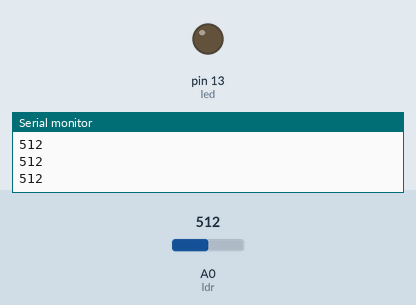
Simulated run of this sketch. Board: Arduino Uno, built with avr-gcc and run on an emulated ATmega328P. Parts: output pins drawn as LEDs (lit = HIGH), the last lines printed to the serial monitor. The inputs (shaded band) are chosen by the test bench; at power-on: A0 (ldr) = 512.

Above: at 1.3 s.
1.4 s: A0 (ldr) set to 482
At 2.7 s:
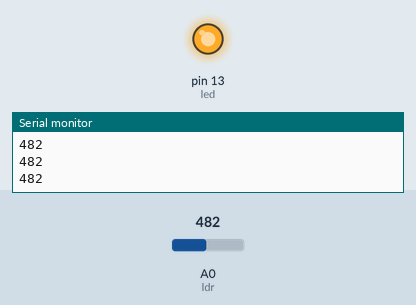
3.0 s: A0 (ldr) set to 510
At 3.9 s:
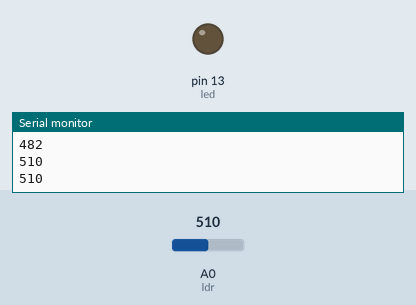
4.5 s: A0 (ldr) set to 490
At 5.1 s:
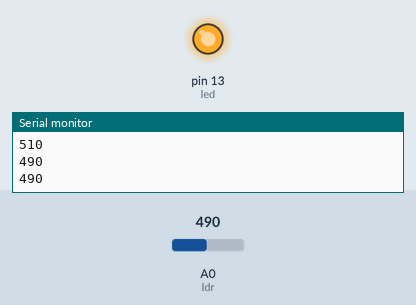
Timing chart, 0 to 7.5 s (numbered marks = the images above; inputs shaded):
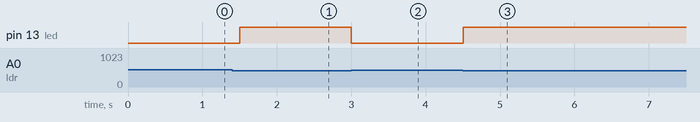

The sketch:

Arduino_Code.ino
```cpp
// Smart Lighting System using Arduino and LDR
// Embedded Systems & IoT Mini Project

// Variable declarations

int ldr = A0;      // LDR sensor connected to analog pin A0
int led = 13;      // LED connected to digital pin 13
int value = 0;     // Variable to store sensor values

// Setup function runs only once

void setup() {

  // Set LED pin as OUTPUT
  pinMode(led, OUTPUT);

  // Start serial communication
  // Used to display sensor readings
  Serial.begin(9600);
}

// Loop function runs continuously

void loop() {

  // Read analog value from LDR sensor
  value = analogRead(ldr);

  // Print sensor value on Serial Monitor
  Serial.println(value);

  // Check light intensity
  // If value is less than 500, surroundings are dark

  if(value < 500) {

    // Turn ON LED
    digitalWrite(led, HIGH);

  }
  else {

    // Turn OFF LED
    digitalWrite(led, LOW);

  }

  // Small delay for stable readings
  delay(500);
}
```

Measured:
- the behaviour switches between 500 and 499 on A0 (ldr) (found by bisection; images 0 and 1)
- after the input at 1.4 s, pin 13 (led): LOW → HIGH after 0.10 s
- after the input at 3.0 s, pin 13 (led): HIGH → LOW at once
- after the input at 4.5 s, pin 13 (led): LOW → HIGH at once
